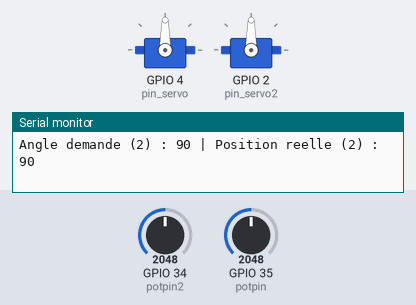
A sketch run on a simulated ESP32. Shown: 2 × servo, the last lines printed to the serial monitor. The inputs (shaded band) are chosen by the test bench; at power-on: GPIO 34 (potpin2) = 2048, GPIO 35 (potpin) = 2048.

Above: at 1.2 s.
1.3 s: GPIO 34 (potpin2) set to 244
At 2.6 s:
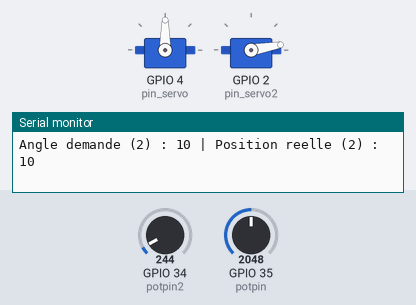
2.9 s: GPIO 34 (potpin2) set to 210
At 4.3 s:
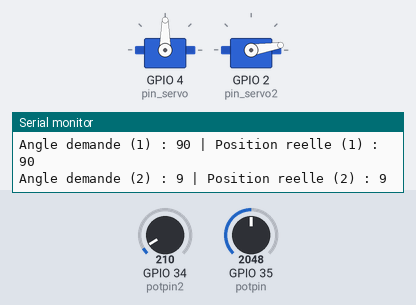
4.6 s: GPIO 35 (potpin) set to 2866
At 5.6 s:
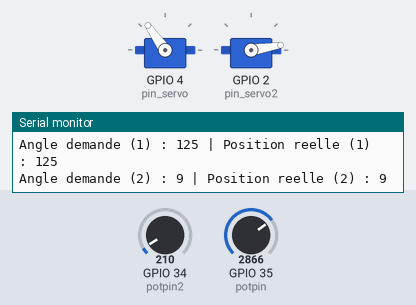
6.3 s: GPIO 35 (potpin) set to 244
At 7.2 s:
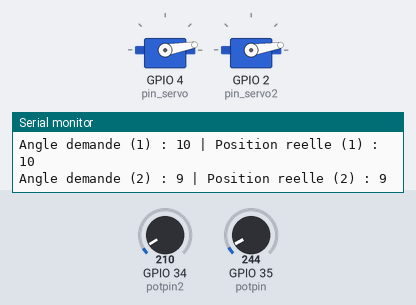
7.9 s: GPIO 35 (potpin) set to 202
At 9.3 s:
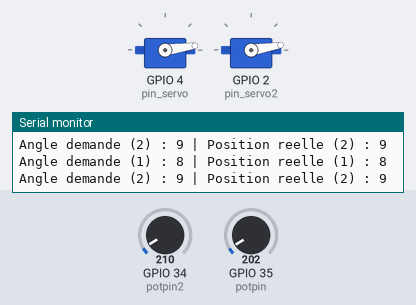
9.6 s: GPIO 34 (potpin2) set to 491
At 10.2 s:
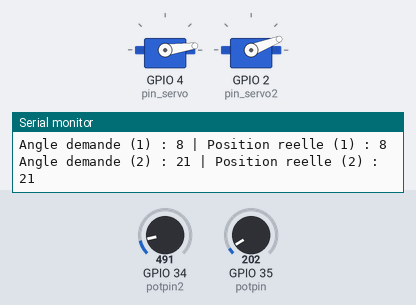
Timing chart, 0 to 12.3 s (numbered marks = the images above; inputs shaded):
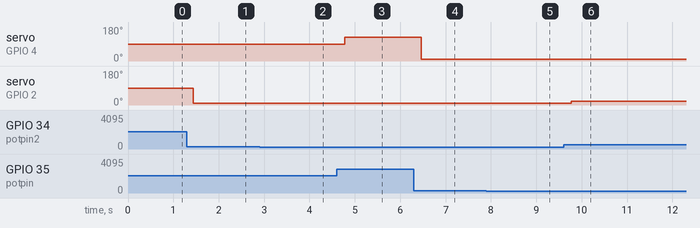

The sketch:

TestServoPotar.ino
```cpp
/*
 Controler la position d'un servomoteur à l'aide d'un potentiomètre
 Traduction en français, ajout de variables de configuration
 Code original de BARRAGAN <http://barraganstudio.com>
 et Scott Fitzgerald http://www.arduino.cc/en/Tutorial/Knob

 www.projetsdiy.fr - 19/02/2016
 public domain

*/

#include <ESP32Servo.h>


Servo myservo;      // création de l'objet myservo
Servo myservo2;      // création de l'objet myservo

int potpin = 35; // Entrée analogique sur lequel est connecté le potentiomètre si vous utilisé un ESP32 remplacez le 0 par 35
int potpin2 = 34;
int val;            // Variable contenant la valeur courante du potentiomètre
int val2;
int pin_servo = 4;       // Pin 6 sur lequel est branché le servo sur l'Arduino si vous utilisez un ESP32 ou un ESP8266 remplacez le 6 par 4
int pin_servo2 = 2;
bool angle_actuel = true;// Envoi sur le port série la position courante du servomoteur


void setup() {
  Serial.begin(9600);       // Ouvre le port série
  while(!Serial){;}
  myservo.attach(pin_servo);// attache le servo au pin spécifié sur l'objet myservo
  myservo2.attach(pin_servo2);// attache le servo au pin spécifié sur l'objet myservo

}

void loop() {
  val = analogRead(potpin);            // Lit la valeur actuelle du potentiomètre (valeur comprise entre 0 et 1023)
  val2 = analogRead(potpin2);
  //val = map(val, 0, 1023, 0, 180);     // Mise à l'échelle pour renvoyer la position entre 0 et 180°
//Si vous utilisez un ESP32:
  val = map(val, 0, 4095, 0, 180);
  val2 = map(val2, 0, 4095, 0, 180);
  myservo.write(val);                  // Déplace le servo à la position spécifiée
  myservo2.write(val2);
  if (angle_actuel) {
      Serial.print("Angle demande (1) : ");
      Serial.print(val);
      Serial.print(" | Position reelle (1) : ");
      Serial.println(myservo.read());
      Serial.print("Angle demande (2) : ");
      Serial.print(val2);
      Serial.print(" | Position reelle (2) : ");
      Serial.println(myservo2.read());
      delay(200);
  } else {
    delay(30);                          // Attend 15ms
  }
}
```

Measured:
- after the input at 1.3 s, servo on GPIO 2 (pin_servo2): 90° → 10° after 0.14 s
- after the input at 2.9 s, servo on GPIO 2 (pin_servo2): 10° → 9° after 0.22 s
- after the input at 4.6 s, servo on GPIO 4 (pin_servo): 90° → 125° after 0.18 s
- after the input at 6.3 s, servo on GPIO 4 (pin_servo): 125° → 10° after 0.16 s
- after the input at 7.9 s, servo on GPIO 4 (pin_servo): 10° → 8° after 0.22 s
- after the input at 9.6 s, servo on GPIO 2 (pin_servo2): 9° → 21° after 0.17 s
